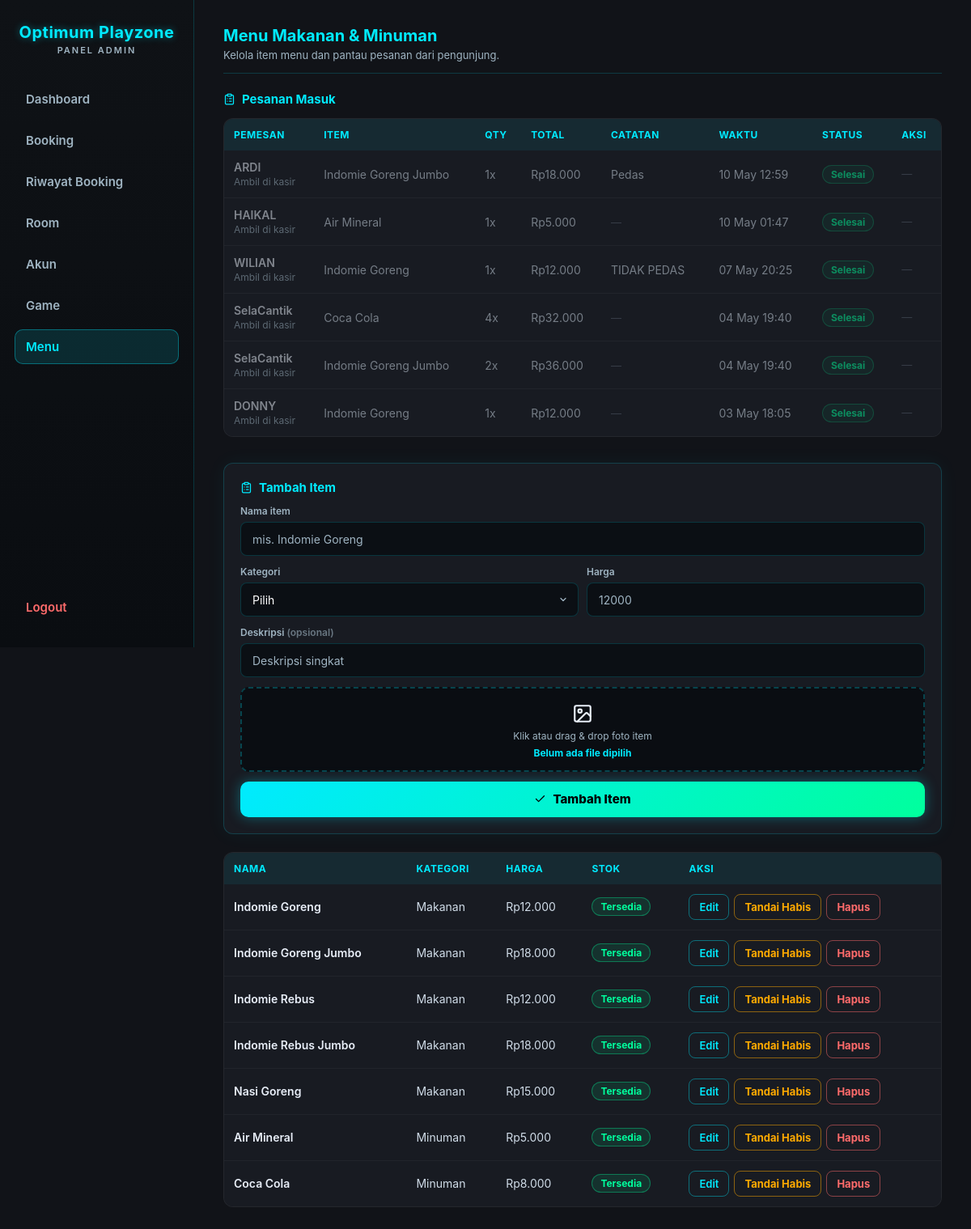
Page /KITSUNE-ADMIN.php?page=menu (signed in) on the committed database.
### tables this page shows
CREATE TABLE `menu_orders` (
  `id` int(11) NOT NULL AUTO_INCREMENT,
  `user_id` int(11) NOT NULL,
  `item_id` int(11) NOT NULL,
  `booking_id` int(11) DEFAULT NULL,
  `quantity` int(11) NOT NULL DEFAULT 1,
  `unit_price` int(11) NOT NULL DEFAULT 0,
  `note` text DEFAULT NULL,
  `status` enum('pending','selesai') NOT NULL DEFAULT 'pending',
  `created_at` timestamp NOT NULL DEFAULT current_timestamp(),
  PRIMARY KEY (`id`),
  KEY `user_id` (`user_id`),
  KEY `menu_orders_ibfk_2` (`item_id`),
  KEY `booking_id` (`booking_id`),
  CONSTRAINT `menu_orders_ibfk_1` FOREIGN KEY (`user_id`) REFERENCES `users` (`id`) ON DELETE CASCADE,
  CONSTRAINT `menu_orders_ibfk_2` FOREIGN KEY (`item_id`) REFERENCES `menu_items` (`id`),
  CONSTRAINT `menu_orders_ibfk_3` FOREIGN KEY (`booking_id`) REFERENCES `bookings` (`id`) ON DELETE SET NULL
);

CREATE TABLE `users` (
  `id` int(11) NOT NULL AUTO_INCREMENT,
  `username` varchar(50) NOT NULL,
  `role` enum('user','admin') NOT NULL DEFAULT 'user',
  `password` varchar(255) NOT NULL,
  `created_at` timestamp NOT NULL DEFAULT current_timestamp(),
  `last_activity` datetime DEFAULT NULL,
  PRIMARY KEY (`id`),
  UNIQUE KEY `username` (`username`)
);

CREATE TABLE `menu_items` (
  `id` int(11) NOT NULL AUTO_INCREMENT,
  `name` varchar(100) NOT NULL,
  `category` enum('makanan','minuman') NOT NULL,
  `price` int(11) NOT NULL DEFAULT 0,
  `description` text DEFAULT NULL,
  `image` varchar(255) DEFAULT NULL,
  `is_available` tinyint(1) NOT NULL DEFAULT 1,
  `created_at` timestamp NOT NULL DEFAULT current_timestamp(),
  PRIMARY KEY (`id`)
);

### KITSUNE-ADMIN.php (the view, shortened to what the rows shown need)
<?php
require __DIR__ . '/db.php';
function jsArg($v) {
  return htmlspecialchars(json_encode($v, JSON_HEX_TAG | JSON_HEX_APOS | JSON_HEX_QUOT | JSON_HEX_AMP | JSON_INVALID_UTF8_SUBSTITUTE), ENT_QUOTES);
}
$isAdmin = isAdminSession($conn);
$page    = $_GET['page'] ?? 'dashboard';
?>
<!DOCTYPE html>
<html>
<head>
  <link rel="stylesheet" href="admin.css?v=<?= filemtime(__DIR__ . '/admin.css') ?>">
</head>
<body data-open-sec="<?= BOOKING_OPEN_SEC ?>" data-close-sec="<?= BOOKING_CLOSE_SEC ?>">
<?php if (!$isAdmin): ?>
  <div class="login-box">
    <h2>Optimum Playzone<span class="brand-sub">Login Admin</span></h2>
    <?php if (isset($error)): ?>
      <p class="error"><?= htmlspecialchars($error) ?></p>
    <?php endif; ?>
    <form method="post">
      <input name="username" placeholder="Username" required>
      <input type="password" name="password" placeholder="Password" required>
      <button name="login">Login</button>
    </form>
  </div>
<?php else: ?>
<nav class="sidebar">
  <h2>Optimum Playzone<span class="brand-sub">Panel Admin</span></h2>
</nav>
<main>
<?php if ($page === 'dashboard'): ?>
  <?php
    releaseNoShows($conn);
    $now        = time();
    $todayStart = strtotime('today', $now);
    $monthStart = strtotime(date('Y-m-01', $now));
    $monthEnd   = strtotime('+1 month', $monthStart);
    $bulanNama  = ['Januari','Februari','Maret','April','Mei','Juni','Juli','Agustus','September','Oktober','November','Desember'];
    $bulanIni   = $bulanNama[intval(date('n', $now)) - 1] . ' ' . date('Y', $now);
    $revenueSince = function ($from) use ($conn) {
      $stmt = $conn->prepare("SELECT COALESCE(SUM(p.amount), 0) AS s FROM booking_payments p JOIN bookings b ON b.id = p.booking_id WHERE b.payment_status <> 'cancelled' AND p.paid_at >= ?");
      $stmt->bind_param("i", $from);
      $stmt->execute();
      $s = intval($stmt->get_result()->fetch_assoc()['s']);
      $stmt->close();
      return $s;
    };
    $revToday = $revenueSince($todayStart);
    $revMonth = $revenueSince($monthStart);
    $tomorrow = $todayStart + 86400;
    $stmt = $conn->prepare("SELECT COUNT(*) AS n FROM bookings WHERE payment_status <> 'cancelled' AND start_time >= ? AND start_time < ?");
    $stmt->bind_param("ii", $todayStart, $tomorrow);
    $stmt->execute();
    $bookToday = intval($stmt->get_result()->fetch_assoc()['n']);
    $stmt->close();
    $monthStartSql = date('Y-m-d 00:00:00', $monthStart);
    $stmt = $conn->prepare("SELECT COALESCE(SUM(quantity * unit_price), 0) AS s FROM menu_orders WHERE status = 'selesai' AND created_at >= ?");
    $stmt->bind_param("s", $monthStartSql);
    $stmt->execute();
    $menuMonth = intval($stmt->get_result()->fetch_assoc()['s']);
    $stmt->close();
    $days = [];
    for ($i = 13; $i >= 0; $i--) {
      $d = strtotime("-$i day", $todayStart);
      $days[date('Y-m-d', $d)] = ['ts' => $d, 'sum' => 0, 'count' => 0];
    }
    $chartFrom = reset($days)['ts'];
    $stmt = $conn->prepare("
      SELECT DATE(FROM_UNIXTIME(p.paid_at)) AS d, SUM(p.amount) AS s, COUNT(*) AS n
      FROM booking_payments p JOIN bookings b ON b.id = p.booking_id
      WHERE b.payment_status <> 'cancelled' AND p.paid_at >= ?
      GROUP BY d
    ");
    $stmt->bind_param("i", $chartFrom);
    $stmt->execute();
    $res = $stmt->get_result();
    while ($row = $res->fetch_assoc()) {
      if (isset($days[$row['d']])) {
        $days[$row['d']]['sum'] = intval($row['s']);
        $days[$row['d']]['count'] = intval($row['n']);
      }
    }
    $stmt->close();
    $maxDay = max(1, max(array_column($days, 'sum')));
    $stmt = $conn->prepare("SELECT payment_status, source, COUNT(*) AS n FROM bookings WHERE start_time >= ? AND start_time < ? GROUP BY payment_status, source");
    $stmt->bind_param("ii", $monthStart, $monthEnd);
    $stmt->execute();
    $byStatus = ['paid' => 0, 'unpaid' => 0, 'cancelled' => 0];
    $bySource = ['online' => 0, 'walkin' => 0];
    $res = $stmt->get_result();
    while ($row = $res->fetch_assoc()) {
      $byStatus[$row['payment_status']] = ($byStatus[$row['payment_status']] ?? 0) + intval($row['n']);
      if ($row['payment_status'] !== 'cancelled') $bySource[$row['source']] += intval($row['n']);
    }
    $stmt->close();
    $totalMonth = max(1, array_sum($byStatus));
    $totalSource = max(1, array_sum($bySource));
    $stmt = $conn->prepare("
      SELECT r.title, r.console_type, COUNT(b.id) AS n, COALESCE(SUM(b.amount_paid), 0) AS s
      FROM bookings b JOIN rooms r ON r.id = b.room_id
      WHERE b.payment_status <> 'cancelled' AND b.start_time >= ? AND b.start_time < ?
      GROUP BY r.id ORDER BY n DESC, s DESC LIMIT 5
    ");
    $stmt->bind_param("ii", $monthStart, $monthEnd);
    $stmt->execute();
    $topRooms = $stmt->get_result()->fetch_all(MYSQLI_ASSOC);
    $stmt->close();
    $maxRoom = max(1, max(array_column($topRooms, 'n') ?: [0]));
    $rp = fn($n) => 'Rp' . number_format($n, 0, ',', '.');
    $hariPendek = ['Min','Sen','Sel','Rab','Kam','Jum','Sab'];
  ?>
  <div class="page-head">
    <div>
      <h2>Dashboard</h2>
      <p class="page-sub">Ringkasan pendapatan dan booking. Pendapatan dihitung dari pembayaran yang sudah diterima kasir.</p>
    </div>
    <span class="clock-chip"><?= icon('clock') ?> <?= date('d', $now) ?> <?= $bulanNama[intval(date('n', $now)) - 1] ?></span>
  </div>
  <div class="stat-row">
    <div class="stat-card stat-kosong"><span class="stat-num"><?= $rp($revToday) ?></span><span class="stat-label">Pendapatan hari ini</span></div>
    <div class="stat-card stat-tunggu"><span class="stat-num"><?= $rp($revMonth) ?></span><span class="stat-label">Pendapatan <?= $bulanIni ?></span></div>
    <div class="stat-card stat-service"><span class="stat-num"><?= $bookToday ?></span><span class="stat-label">Booking jadwal hari ini</span></div>
    <div class="stat-card stat-dipakai"><span class="stat-num"><?= $rp($menuMonth) ?></span><span class="stat-label">Penjualan menu <?= $bulanIni ?></span></div>
  </div>
  <div class="dash-grid">
    <section class="panel-card dash-chart-card">
      <h3 class="panel-title"><?= icon('clipboard') ?> Pendapatan 14 hari terakhir</h3>
      <div class="bar-chart" role="img" aria-label="Grafik batang pendapatan harian 14 hari terakhir">
        <?php foreach ($days as $date => $d): ?>
          <?php
            $h = $d['sum'] > 0 ? max(3, round($d['sum'] / $maxDay * 100)) : 0;
            $label = $hariPendek[intval(date('w', $d['ts']))] . ' ' . date('j', $d['ts']);
            $tip = date('d', $d['ts']) . ' ' . $bulanNama[intval(date('n', $d['ts'])) - 1] . ' · ' . $rp($d['sum']) . ' · ' . $d['count'] . ' pembayaran';
          ?>
          <div class="bar-col<?= $date === date('Y-m-d', $now) ? ' is-today' : '' ?>" data-tip="<?= htmlspecialchars($tip) ?>" tabindex="0">
            <div class="bar-track"><div class="bar" style="height:<?= $h ?>%"></div></div>
            <span class="bar-label"><?= $label ?></span>
          </div>
        <?php endforeach; ?>
      </div>
      <p class="chart-scale">Tertinggi: <?= $rp($maxDay > 1 ? $maxDay : 0) ?> per hari</p>
      <details class="chart-table">
        <summary>Lihat tabel data</summary>
        <div class="table-wrap">
          <table class="users-table">
            <tr><th>Tanggal</th><th>Pembayaran</th><th>Pendapatan</th></tr>
            <?php foreach (array_reverse($days, true) as $d): ?>
              <tr><td><?= date('d', $d['ts']) . ' ' . $bulanNama[intval(date('n', $d['ts'])) - 1] ?></td><td><?= $d['count'] ?></td><td><?= $rp($d['sum']) ?></td></tr>
            <?php endforeach; ?>
          </table>
        </div>
      </details>
    </section>
    <section class="panel-card">
      <h3 class="panel-title"><?= icon('check') ?> Booking <?= $bulanIni ?></h3>
      <?php
        $statusRows = [
          ['Lunas', $byStatus['paid'], 'st-paid'],
          ['Belum bayar', $byStatus['unpaid'], 'st-unpaid'],
          ['Dibatalkan', $byStatus['cancelled'], 'st-cancel'],
        ];
      ?>
      <ul class="hbar-list">
        <?php foreach ($statusRows as [$lbl, $n, $cls]): ?>
          <li class="<?= $cls ?>">
            <div class="hbar-head"><span><?= $lbl ?></span><strong><?= $n ?></strong></div>
            <div class="hbar-track"><div class="hbar" style="width:<?= round($n / $totalMonth * 100) ?>%"></div></div>
          </li>
        <?php endforeach; ?>
      </ul>
      <h4 class="dash-sub">Sumber booking (tidak termasuk batal)</h4>
      <div class="split-bar" role="img" aria-label="Online <?= $bySource['online'] ?>, Offline <?= $bySource['walkin'] ?>">
        <div class="split-online" style="width:<?= round($bySource['online'] / $totalSource * 100) ?>%"></div>
        <div class="split-offline" style="width:<?= round($bySource['walkin'] / $totalSource * 100) ?>%"></div>
      </div>
      <div class="split-legend">
        <span><i class="dot dot-online"></i> Online <strong><?= $bySource['online'] ?></strong></span>
        <span><i class="dot dot-offline"></i> Offline <strong><?= $bySource['walkin'] ?></strong></span>
      </div>
    </section>
    <section class="panel-card">
      <h3 class="panel-title"><?= icon('gamepad') ?> Ruangan terlaris <?= $bulanIni ?></h3>
      <?php if (!$topRooms): ?>
        <p class="queue-empty">Belum ada booking bulan ini.</p>
      <?php else: ?>
        <ol class="rank-list">
          <?php foreach ($topRooms as $i => $r): ?>
            <li>
              <span class="rank-no"><?= $i + 1 ?></span>
              <div class="rank-info">
                <div class="hbar-head">
                  <span><?= htmlspecialchars($r['title']) ?> <span class="console-chip c-<?= strtolower(htmlspecialchars($r['console_type'])) ?>"><?= htmlspecialchars($r['console_type']) ?></span></span>
                  <strong><?= intval($r['n']) ?> booking</strong>
                </div>
                <div class="hbar-track"><div class="hbar" style="width:<?= round(intval($r['n']) / $maxRoom * 100) ?>%"></div></div>
                <span class="cell-sub">Diterima <?= $rp(intval($r['s'])) ?></span>
              </div>
            </li>
          <?php endforeach; ?>
        </ol>
      <?php endif; ?>
    </section>
  </div>
  <div id="chartTip" class="chart-tip" hidden></div>
<?php elseif ($page === 'menu'): ?>
<?php
$menuItems = mysqli_query($conn, "SELECT * FROM menu_items ORDER BY category, name");
$orders = mysqli_query($conn, "
    SELECT mo.id, mo.quantity, mo.unit_price, mo.note, mo.status, mo.created_at,
           mi.name AS item_name,
           u.username, r.title AS room_title, b.order_code
    FROM menu_orders mo
    JOIN menu_items mi ON mi.id = mo.item_id
    JOIN users u       ON u.id  = mo.user_id
    LEFT JOIN bookings b ON b.id = mo.booking_id
    LEFT JOIN rooms r    ON r.id = b.room_id
    ORDER BY mo.status ASC, mo.created_at DESC
    LIMIT 50
");
?>
<div class="page-head">
  <div>
    <h2>Menu Makanan &amp; Minuman</h2>
  </div>
</div>
<div class="table-wrap" style="margin-bottom:32px">
  <table class="users-table">
    <tr><th>Pemesan</th><th>Item</th><th>Qty</th><th>Total</th><th>Catatan</th><th>Waktu</th><th>Status</th><th>Aksi</th></tr>
    <?php while ($o = mysqli_fetch_assoc($orders)): ?>
    <?php $isDone = $o['status'] === 'selesai'; ?>
    <tr class="<?= $isDone ? 'row-done' : '' ?>">
      <td class="cell-main"><?= htmlspecialchars($o['username']) ?>
        <span class="cell-sub"><?= $o['room_title'] ? 'Antar ke ' . htmlspecialchars($o['room_title']) . ' · ' . htmlspecialchars($o['order_code'] ?? '') : 'Ambil di kasir' ?></span>
      </td>
      <td><?= htmlspecialchars($o['item_name']) ?></td>
      <td><?= intval($o['quantity']) ?>x</td>
      <td>Rp<?= number_format($o['unit_price'] * $o['quantity'], 0, ',', '.') ?></td>
      <td class="wrap-cell"><?= $o['note'] ? htmlspecialchars($o['note']) : '<span class="muted-dash">—</span>' ?></td>
      <td><?= date('d M H:i', strtotime($o['created_at'])) ?></td>
      <td>
        <span class="pay-badge <?= $isDone ? 'pay-paid' : 'pay-unpaid' ?>"><?= $isDone ? 'Selesai' : 'Diproses' ?></span>
      </td>
      <td>
        <div class="row-actions">
          <?php if (!$isDone): ?>
            <button class="btn-paid-sm" onclick="markOrderDone(<?= intval($o['id']) ?>)"><?= icon('check') ?> Sudah Sampai</button>
          <?php else: ?>
            <span class="muted-dash">—</span>
          <?php endif; ?>
        </div>
      </td>
    </tr>
    <?php endwhile; ?>
  </table>
</div>
<div class="split">
  <div class="table-wrap">
    <table class="users-table">
      <tr><th>Nama</th><th>Kategori</th><th>Harga</th><th>Stok</th><th>Aksi</th></tr>
      <?php while ($item = mysqli_fetch_assoc($menuItems)): ?>
      <tr>
        <td class="cell-main wrap-cell"><?= htmlspecialchars($item['name']) ?></td>
        <td style="text-transform:capitalize"><?= htmlspecialchars($item['category']) ?></td>
        <td>Rp<?= number_format($item['price'], 0, ',', '.') ?></td>
        <td><span class="pay-badge <?= $item['is_available'] ? 'pay-paid' : 'pay-cancelled' ?>"><?= $item['is_available'] ? 'Tersedia' : 'Habis' ?></span></td>
        <td>
          <div class="row-actions">
            <button class="btn-ghost-sm" onclick="openEditMenu(<?= jsArg(['id' => intval($item['id']), 'name' => $item['name'], 'category' => $item['category'], 'price' => intval($item['price']), 'description' => $item['description']]) ?>)">Edit</button>
            <button class="<?= $item['is_available'] ? 'btn-warn-sm' : 'btn-ghost-sm' ?>" onclick="toggleMenuItem(<?= intval($item['id']) ?>)">
              <?= $item['is_available'] ? 'Tandai Habis' : 'Tandai Tersedia' ?>
            </button>
            <button class="btn-danger-sm" onclick="deleteMenuItem(<?= intval($item['id']) ?>, <?= jsArg($item['name']) ?>)">Hapus</button>
          </div>
        </td>
      </tr>
      <?php endwhile; ?>
    </table>
  </div>
</div>
<?php endif; ?>
</main>
<?php endif; ?>
</body>
</html>

### rows in the picture
menu_orders: user.username "ARDI", item.name "Indomie Goreng Jumbo", quantity "1", $o['unit_price'] * $o['quantity'] "18.000", note "Pedas", created_at "10 May 12:59", status "Selesai"
menu_orders: user.username "HAIKAL", item.name "Air Mineral", quantity "1", $o['unit_price'] * $o['quantity'] "5.000", created_at "10 May 01:47", status "Selesai"
menu_orders: user.username "WILIAN", item.name "Indomie Goreng", quantity "1", $o['unit_price'] * $o['quantity'] "12.000", note "TIDAK PEDAS", created_at "07 May 20:25", status "Selesai"
menu_orders: user.username "SelaCantik", item.name "Coca Cola", quantity "4", $o['unit_price'] * $o['quantity'] "32.000", created_at "04 May 19:40", status "Selesai"
menu_orders: user.username "SelaCantik", item.name "Indomie Goreng Jumbo", quantity "2", $o['unit_price'] * $o['quantity'] "36.000", created_at "04 May 19:40", status "Selesai"
menu_orders: user.username "DONNY", item.name "Indomie Goreng", quantity "1", $o['unit_price'] * $o['quantity'] "12.000", created_at "03 May 18:05", status "Selesai"
menu_items: name "Indomie Goreng", category "Makanan", price "12.000", is_available "Tersedia"
menu_items: name "Indomie Goreng Jumbo", category "Makanan", price "18.000", is_available "Tersedia"
menu_items: name "Indomie Rebus", category "Makanan", price "12.000", is_available "Tersedia"
menu_items: name "Indomie Rebus Jumbo", category "Makanan", price "18.000", is_available "Tersedia"
menu_items: name "Nasi Goreng", category "Makanan", price "15.000", is_available "Tersedia"
menu_items: name "Air Mineral", category "Minuman", price "5.000", is_available "Tersedia"
menu_items: name "Coca Cola", category "Minuman", price "8.000", is_available "Tersedia"

### other values in the picture
$label "Dashboard"
$label "Booking"
$label "Riwayat Booking"
$label "Room"
$label "Akun"
$label "Game"
$label "Menu"
